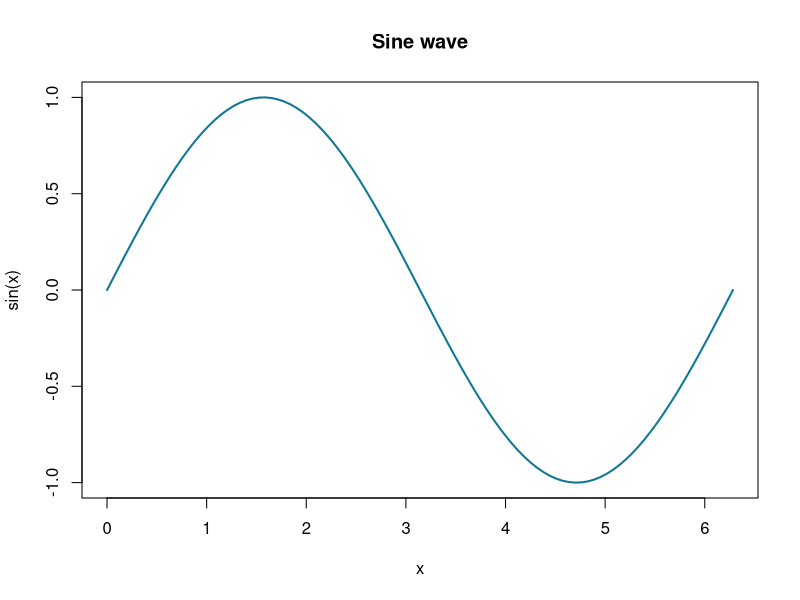

Reproduce this figure in R.
## ---- chunk 1
#| echo: true
#| output-location: column
# The clean theme works
# with executable code
x <- seq(0, 2*pi, length=100)
y <- sin(x)
plot(
  x, y,
  type = "l",
  col = "#107895",
  lwd = 2,
  main = "Sine wave",
  xlab = "x",
  ylab = "sin(x)"
)
